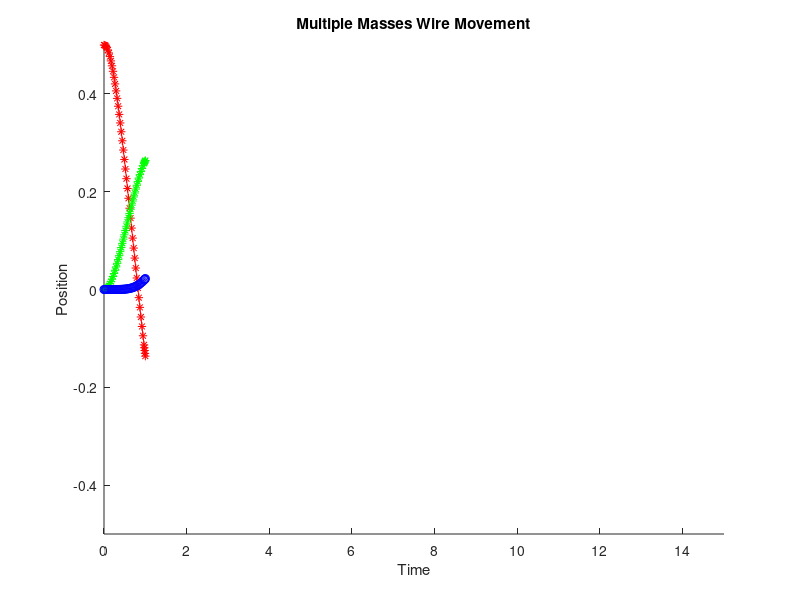

Source code (MATLAB):
function piano_multiple_masses()

%% satisfy louise's paranoia first
clf
hold on

%% parameters and initial values

k = 10;
x = 1;
m = 1;

% here's a lot of initial values theoretically

m1_i = .5;
m2_i = 0;
m3_i = 0;

dm1_i = 0;
dm2_i = 0;
dm3_i = 0;

State = [m1_i, m2_i, m3_i, dm1_i, dm2_i, dm3_i];

%% an ode function

[T, Y] = ode45(@motion, [0,1], State);

%% a motion function

    function res = motion(~, Info)
        m1 = Info(1);
        m2 = Info(2);
        m3 = Info(3);
        dm1 = Info(4);
        dm2 = Info(5);
        dm3 = Info(6);

        fs1 = (-k * (sqrt(x^2 + m1^2) - x)*sign(m1));
        fs2 = (-k * (sqrt(x^2 + (m2-m1)^2) - x)*sign(m2-m1));
        fs3 = (-k * (sqrt(x^2 + (m3-m2)^2) - x)*sign(m3-m2));
        fs4 = (-k * (sqrt(x^2 + m3^2) - x)*sign(-m3));
        
        fm1 = fs1 - fs2;
        fm2 = fs2 - fs3;
        fm3 = fs3 - fs4;
        
        am1 = fm1/m;
        am2 = fm2/m;
        am3 = fm3/m;
        
        res = [dm1; dm2; dm3; am1; am2; am3];
    end

axis([0,15,-.5,.5]);
plot(T,Y(:,1),'r*-');
plot(T,Y(:,2),'g*-');
plot(T,Y(:,3),'bo-');
xlabel('Time') 
ylabel('Position') 
title('Multiple Masses Wire Movement') 
end
